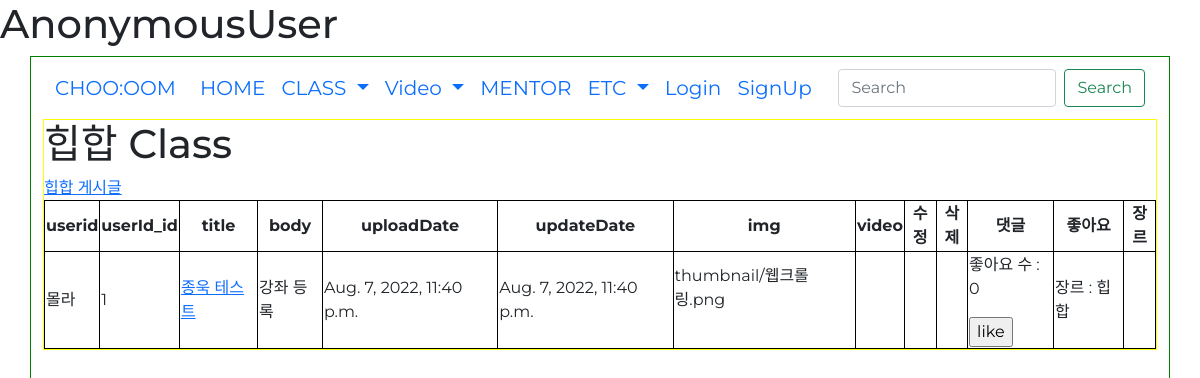
/genre_course?genre_id=1, run on an earlier commit of the app's database.
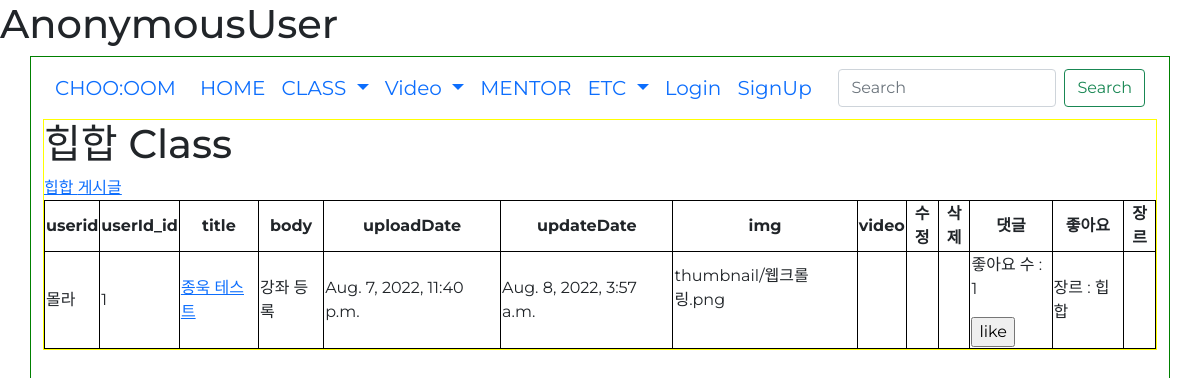
And on a later commit of the database.
### danceapp/models.py (models this page shows, shortened)
class Genre(models.Model):
    id = models.AutoField(primary_key=True, null=False) # pk
    name = models.CharField(max_length=20) # 장르 이름
    def __str__(self):
        return self.name

class Course(models.Model):
    userId = models.ForeignKey(userProfile, on_delete=models.CASCADE)
    title = models.CharField(max_length=200) # 제목
    body = models.TextField() # 게시물 설명
    uploadDate = models.DateTimeField(auto_now_add=True) # 처음 업로드 시간
    updateDate = models.DateTimeField(auto_now=True) # 수정 시간
    photo = models.ImageField(blank=True, null=True, upload_to='thumbnail') # 썸네일 # upload_to : static/blog_photo 로 저장해줘
    video = models.FileField(blank=True, null=True, upload_to='video') # 배포시에는 models.FilePathField()사용
    genreName = models.ForeignKey(Genre, null=True, on_delete=models.CASCADE) # 장르
    likes_user = models.ManyToManyField(userProfile, related_name='course_likes', blank=True) # 좋아요 누른 사람
    likes_count = models.PositiveIntegerField(default=0)
    register_user = models.ManyToManyField(userProfile, related_name='register_user', blank=True)
    register_count = models.PositiveIntegerField(default=0)
    maxRegCount = models.IntegerField(default=0, null=False)
    startDate = models.DateField(auto_now=False, auto_now_add=False)
    location = models.CharField(max_length=50, null=True)

### danceapp/views.py (the view)
# urls.py: path('genre_course', views.genre_course, name='genre_course'),
def genre_course(request):
    genre_id = request.GET.get('genre_id', None)
    genre = Genre.objects.get(id=int(genre_id))
    courses = Course.objects.filter().order_by('-updateDate')
    comment_form = CommentForm()
    context = {
        'genre':genre,
        'courses':courses,
        'comment_form':comment_form,
    }
    return render(request, 'genre_course.html', context)

### danceapp/forms.py
class CommentForm(forms.ModelForm):
    class Meta:
        model = Comment
        fields = ['comment']
    def __init__(self, *args, **kwargs):
        super(CommentForm, self).__init__(*args, **kwargs)
        self.fields['comment'].widget.attrs = {
            'class': 'form-control',
            'placeholder': "댓글 입력",
            'rows':2
        }

### danceapp/templates/genre_course.html (shortened to what this page needs)
{% extends 'base.html' %}
{% block content %}
{% load static %}
<h1>{{ genre.name }} Class</h1>
<a href="{% url 'genre_post' %}?genre_id={{genre.id}}">{{ genre.name}} 게시글</a>
<table border="1">
    <tr>
        <th>userid</th>
        <th>userId_id</th>
        <th>title</th>
        <th>body</th>
        <th>uploadDate</th>
        <th>updateDate</th>
        <th>img</th>
        <th>video</th>
        <th>수정</th>
        <th>삭제</th>
        <th>댓글</th>
        <th>좋아요</th>
        <th>장르</th>
    </tr>
    {% for course in courses %}
    {% if course.genreName.name == genre.name %}
    <tr>
        <td>몰라</td>
        <td>{{ course.userId_id }}</td>
        <td><a href="{% url 'course_detail' course.id %}">{{ course.title }}</a></td>
        <td>{{ course.body }}</td>
        <td>{{ course.uploadDate }}</td>
        <td>{{ course.updateDate }}</td>
        <td>
            {% if course.photo %}
            {{ course.photo }} <br>
            {% endif %}
        </td>
        <td>
        </td>
        <td>
        </td>
        <td>
        </td>
        <td>
            <form action="{% url 'course_likes' course.id %}" method="">
                <p>
                    좋아요 수 : {{ course.likes_count }}
                </p>
                {% if request.user in course.likes_user.all %}
                <input type="submit" value="dislike">
                {% else %}
                <input type="submit" value="like">
                {% endif %}
            </form>
        </td>
        <td>장르 : {{course.genreName}}</td>
    </tr>
    {% endif %}
    {% endfor %}
</table>
{% endblock %}

### danceapp/templates/base.html (shortened to what this page needs)
{% load static %}
<!DOCTYPE html>
<html lang="en">
<head>
    <link rel="stylesheet" href="{% static 'css/index.css' %}">
    <link href="https://cdn.jsdelivr.net/npm/bootstrap@5.1.3/dist/css/bootstrap.min.css" rel="stylesheet"
>
</head>
<body id="body">
    <h1>{{request.user}}</h1>
    <div class="container" id="main-container">
        <nav class="navbar navbar-expand-lg " id="nav-bar">
            <div class="container-fluid">
                <a class="navbar-brand" href="{% url 'index' %}">CHOO:OOM</a>
                <div class="collapse navbar-collapse" id="navbarSupportedContent">
                    <ul class="navbar-nav me-auto mb-2 mb-lg-0">
                        <li class="nav-item">
                            <a class="nav-link active" aria-current="page" href="{% url 'index' %}">HOME</a>
                        </li>
                        <li class="nav-item dropdown">
                            <a class="nav-link dropdown-toggle" href="#" id="navbarDropdown" role="button"
                                data-bs-toggle="dropdown" aria-expanded="false">
                                CLASS
                            </a>
                        </li>
                        <li class="nav-item dropdown">
                            <a class="nav-link dropdown-toggle" href="#" id="navbarDropdown" role="button"
                                data-bs-toggle="dropdown" aria-expanded="false">
                                Video
                            </a>
                        </li>
                        <li class="nav-item">
                            <a class="nav-link" href="#">MENTOR</a>
                        </li>
                        <li class="nav-item dropdown">
                            <a class="nav-link dropdown-toggle" href="#" id="navbarDropdown" role="button"
                                data-bs-toggle="dropdown" aria-expanded="false">
                                ETC
                            </a>
                        </li>
                        <li class="nav-item">
                            {% if request.user.is_authenticated %}
                            <a class="nav-link" href="{% url 'logout' %}">LogOut</a>
                            {% else %}
                            <a class="nav-link" href="{% url 'login' %}">Login</a>
                            {% endif %}
                        </li>
                        <li class="nav-item">
                            <a class="nav-link" href="{% url 'signup' %}">SignUp</a>
                        </li>
                    </ul>
                    <form class="d-flex">
                        <input class="form-control me-2" type="search" placeholder="Search" aria-label="Search">
                        <button class="btn btn-outline-success" type="submit">Search</button>
                    </form>
                </div>
            </div>
        </nav>
        <div class="container-fulid" id="main-body-container">
            {% block content %}
            {% endblock %}
        </div>
    </div>
</body>
</html>

### static/css/index.css (style rules this page uses)
* { font-family: 'Montserrat'; }
#main-container { background-size: cover; background-attachment: fixed; height: 100vh; display: flex; flex-direction: column; border: 1px solid green; }
#nav-bar { background-color: transparent; text-decoration: none; font-size: 20px; }
#main-body-container { border: 1px solid yellow; }
.container { padding-right: 30px; padding-left: 30px; margin-right: auto; margin-left: auto; }

### danceapp/templates/base.html (style rules this page uses)
table { border: 1px solid black; }
td, th { border: 1px solid black; }
th { text-align: center; }

What changed in the data, as far as the page shows it:
changed Course "종욱 테스트": updateDate "Aug. 7, 2022, 11:40 p.m." → "Aug. 8, 2022, 3:57 a.m."; likes_count "0" → "1"
